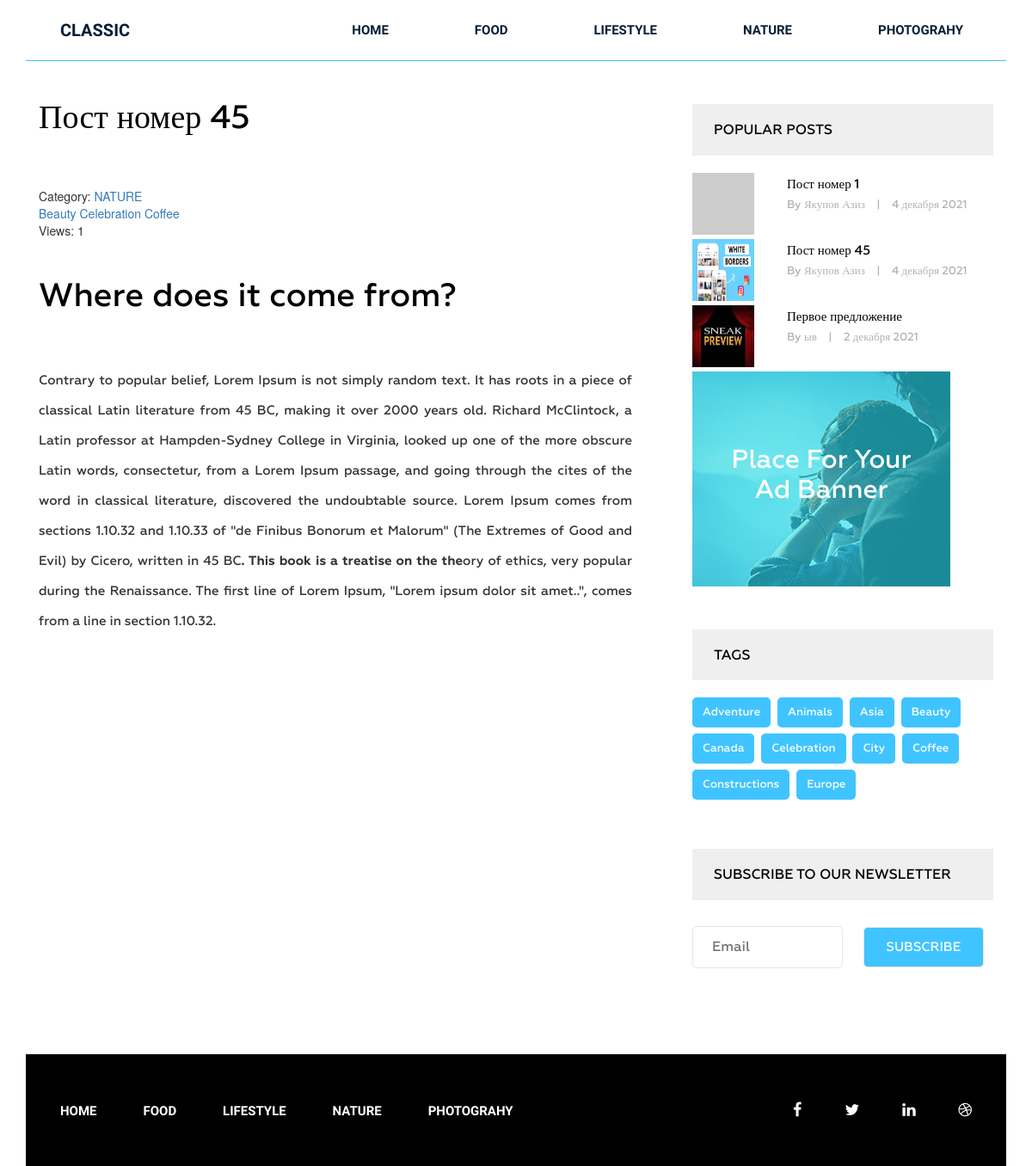
Page /post/post-nomer-45/ on the earlier database version.
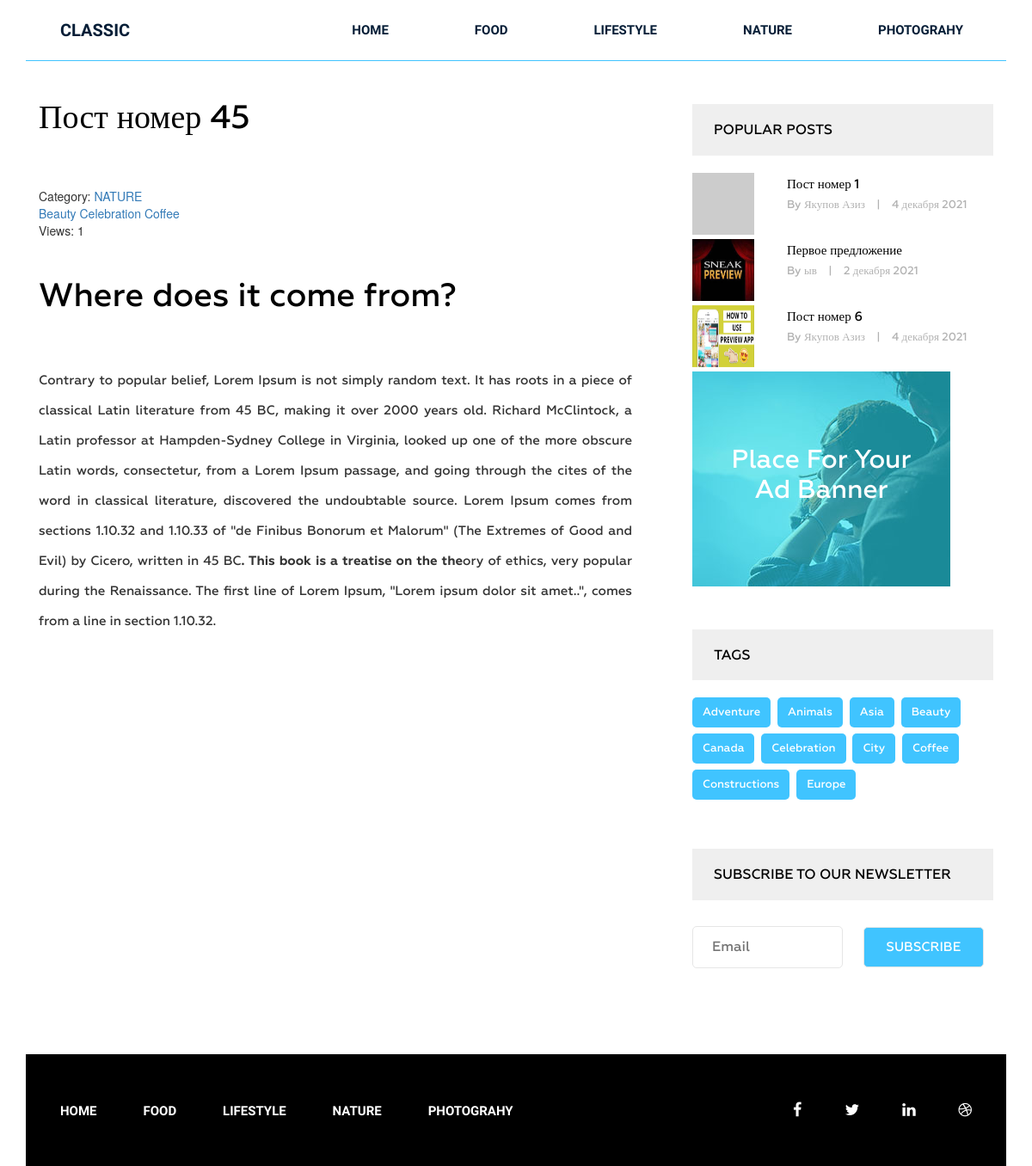
Same page on the later database version.
### blog/models.py (models this page shows, shortened)
class Category(models.Model):
    title = models.CharField(max_length=255)
    slug = models.SlugField(max_length=255, verbose_name='Url', unique=True)
    def __str__(self):
        return self.title
    def get_absolute_url(self):
        return reverse('category', kwargs={"slug": self.slug})
    class Meta:
        ordering = ['title']
        verbose_name = 'Категория'
        verbose_name_plural = 'Категории'

class Tag(models.Model):
    title = models.CharField(max_length=100)
    slug = models.SlugField(max_length=100, verbose_name='Url Tags', unique=True)
    class Meta:
        ordering = ['title']
        verbose_name = 'Тэг'
        verbose_name_plural = 'Тэги'
    def get_absolute_url(self):
        return reverse('tag', kwargs={"slug": self.slug})

class Post(models.Model):
    title = models.CharField(max_length=255, verbose_name='Заголовок')
    slug = models.SlugField(max_length=255, verbose_name='Url для СЕО', unique=True)
    author = models.CharField(max_length=100)
    content = CKEditor5Field(config_name='extends', blank=True)
    created_at = models.DateTimeField(auto_now_add=True, verbose_name='Опубликовано') #Дата создается в момент создания
    photo = models.ImageField(upload_to="photos/%Y/%m/%d/", blank=True)
    views = models.IntegerField(default=0, verbose_name="Кол-во просмотров")
    category = models.ForeignKey(Category, on_delete=models.PROTECT, related_name='posts') # Если первичная модель до поста, то можно писать ввиде ссылки,
    tags = models.ManyToManyField(Tag, blank=True, related_name='posts')
    def get_absolute_url(self):
        return reverse('post', kwargs={"slug": self.slug})
    class Meta:
        ordering = ['-created_at']
        verbose_name = 'Пост'
        verbose_name_plural = 'Посты'

### blog/views.py (the view)
# urls.py: path('post/<str:slug>/', GetPost.as_view(), name="post"),
class GetPost(DetailView):
    model = Post
    template_name = 'blog/single.html'
    context_object_name = 'post'
    def get_context_data(self, *, object_list=None, **kwargs):
        context = super().get_context_data(**kwargs)
        self.object.views = F('views')+1
        self.object.save()
        self.object.refresh_from_db()
        return context

### blog/templatetags/menu.py (called while the page is built)
@register.inclusion_tag('blog/menu_tpl.html')
def show_menu(menu_class='menu'):
    categories = Category.objects.all()
    return {"categories": categories, "menu_class": menu_class}

### blog/templatetags/sidebar.py (called while the page is built)
@register.inclusion_tag('blog/popular_posts_tpl.html')
def get_popular(cnt=3):
    posts = Post.objects.order_by('-views')[:cnt]
    return {"posts": posts}

@register.inclusion_tag('blog/tags_tpl.html')
def get_tags():
    tags = Tag.objects.all()
    return {"tags": tags}

### blog/templates/blog/single.html (shortened to what this page needs)
{% extends 'base.html' %}
{% load static %}
{% load sidebar %}
{% block content %}
        <section class="single-blog-area">
            <div class="container">
                <div class="row">
                   <div class="col-md-12">
                    <div class="border-top">
                        <div class="col-md-8">
                        <div class="blog-area">
                            <div class="blog-area-part">
                                <h2>{{ post.title }}</h2>
                                <div class="for-style">
                                    Category: <a href="{{ post.category.get_absolute_url }}">{{ post.category }}</a><br>
                                    {% if post.tags.exists %}
                                            {% for tag in post.tags.all %}
                                                <a href="{{ tag.get_absolute_url }}">{{ tag.title }}</a>
                                            {% endfor %}
                                    {% endif %}
                                    <br>Views: {{ post.views }}
                                    {{ post.content|safe }}
                                </div>
                            </div>
                        </div>
                    </div>
                    <div class="col-md-4">
                        {% get_popular 3 %}
                        <div class="sidebar-ads">
                            <img src="img/sidebar-ads.jpg" alt="">
                            <p>Place For Your <br> Ad Banner</p>
                        </div>
                        {% get_tags %}
                        <div class="newsletter">
                            <h2 class="sidebar-title">Subscribe To oUR nEWSLETTER</h2>
                            <form action="#" method="post">
                                <input type="email" name="" id="" placeholder="Email">
                                <input type="submit" value="Subscribe">
                            </form>
                        </div>
                    </div>
                    </div>
                    </div>
                </div>
            </div>
        </section>
{% endblock %}

### blog/templates/blog/popular_posts_tpl.html
<h2 class="sidebar-title">Popular posts</h2>
<div class="grid">
    {% for post in posts %}
                            <div class="portfolio-item recent" >
                                    {% if post.photo %}
                                    <img src="{{ post.photo.url }}" alt="" width="350" class="mr-3">
                                    {% else %}
                                    <img src="https://picsum.photos/id/1060/350/235/?blur=2" alt="" width="350" class="mr-3">
                                    {% endif%}
                                <div class="portfolio-text">
                                    <h5><a href="{{ post.get_absolute_url }}">{{ post.title }}</a></h5>
                                    <p>By {{ post.author }} <span>|</span> {{ post.created_at|date:"j E Y" }} </p>
                                </div>
                            </div>
    {% endfor %}
</div>

### blog/templates/blog/tags_tpl.html
<div class="tags">
    <h2 class="sidebar-title">Tags</h2>
    {% for tag in tags %}
                            <p><a href="{{ tag.get_absolute_url }}">{{ tag.title }}</a></p>
    {% endfor %}
 </div>

Differences in the rows shown:
no longer on one of the page's lists (row unchanged): Post: title "Пост номер 45", author "Якупов Азиз", created_at "4 декабря 2021"
now on this page (row edited): Post: photo (placeholder picture), title "Пост номер 6", author "Якупов Азиз", created_at "4 декабря 2021"
